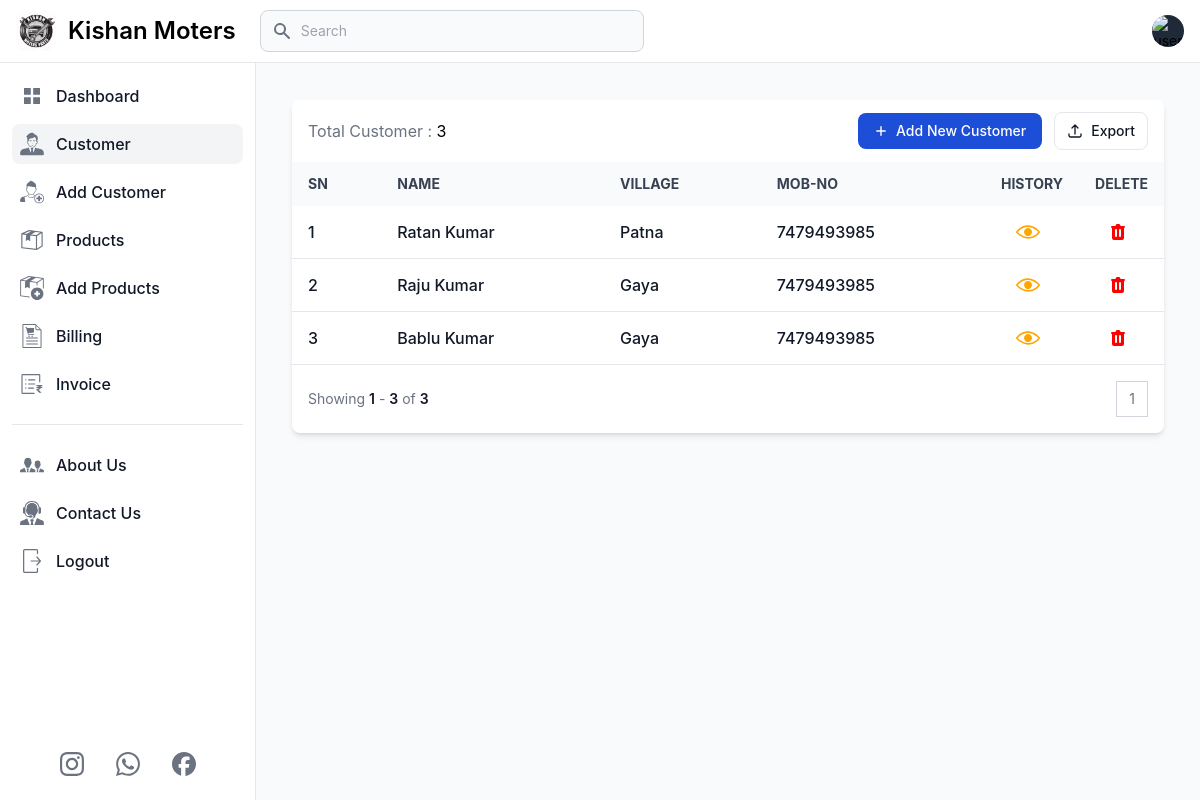
Page /customers (signed in) on the earlier database version.
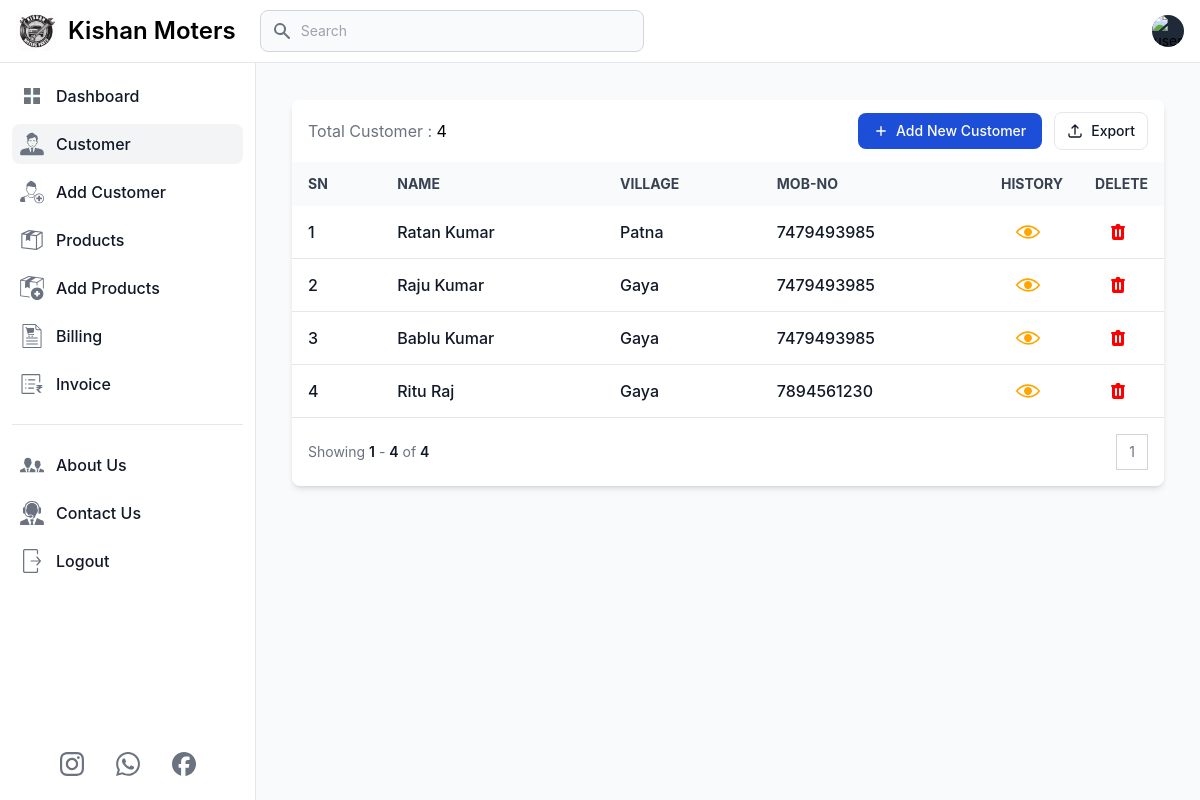
Same page on the later database version.
### app.py (models this page shows, shortened)
class Customer(db.Model):
    id = db.Column(db.Integer, primary_key=True)
    user_id = db.Column(db.Integer, db.ForeignKey('user.id'), nullable=False)
    customer_name = db.Column(db.String(100), nullable=False)
    customer_village = db.Column(db.String(100), nullable=False)
    customer_mob_no = db.Column(db.String(100), nullable=False)

### app.py (the view)
@app.route('/customers', methods=['GET', 'POST'])
def customers():
    if 'email' in session:
        user = User.query.filter_by(email=session['email']).first()
        page = request.args.get('page', 1, type=int)
        customers = Customer.query.filter(Customer.user_id == user.id).paginate(page=page, per_page=10)
        total_customer = Customer.query.filter(Customer.user_id == user.id).count()
        for customer in customers:
            billings = Billing.query.filter_by(customer_id=customer.id).all()
        return render_template('customer.html', title='Customer', current_page='customer', user=user, customers=customers, total_customer=total_customer, min=min, enumerate=enumerate, billings=billings)
    else:
        flash('You need to login first.', 'error')
        return redirect('/login')

### templates/customer.html (shortened to what the changed rows need)
{% extends 'layout.html' %}
{% block content %}
<main class="p-4 md:ml-64 h-auto pt-20">
    <div class="m-2 md:m-5 max-w-screen-2xl">
        <div class="relative overflow-hidden bg-white shadow-md dark:bg-gray-800 rounded-lg">
            <div
                class="flex flex-col px-4 py-3 space-y-3 lg:flex-row lg:items-center lg:justify-between lg:space-y-0 lg:space-x-4">
                <div class="flex items-center flex-1 space-x-4">
                    <h5>
                        <span class="text-gray-500">Total Customer : </span>
                        <span class="dark:text-white">{{total_customer}}</span>
                    </h5>
                </div>
            </div>
            <div class="overflow-x-auto">
                <table class="w-full text-sm text-left text-gray-500 dark:text-gray-400">
                    <thead
                        class="text-xs md:text-sm text-gray-700 uppercase bg-gray-50 dark:bg-gray-700 dark:text-gray-400">
                        <tr>
                            <th scope="col" class="px-4 py-3 whitespace-nowrap">SN</th>
                            <th scope="col" class="px-4 py-3 whitespace-nowrap">Name</th>
                            <th scope="col" class="px-4 py-3 whitespace-nowrap">Village</th>
                            <th scope="col" class="px-4 py-3 whitespace-nowrap">Mob-No</th>
                            <th scope="col" class="px-4 py-3 whitespace-nowrap">History</th>
                            <th scope="col" class="px-4 py-3 whitespace-nowrap">Delete</th>
                        </tr>
                    </thead>
                    <tbody>
                        {% if customers.items %}
                            {% for index, customer in enumerate(customers.items, start=(customers.page - 1) * customers.per_page + 1) %}
                            <tr class="border-b text-base dark:border-gray-600 hover:bg-gray-100 dark:hover:bg-gray-700">
                                <td class="px-4 py-2 font-medium text-gray-900 whitespace-nowrap dark:text-white">
                                    <div class="flex items-center">
                                        {{ index}}
                                    </div>
                                </td>
                                <th scope="row"
                                    class="px-4 py-2 font-medium text-gray-900 whitespace-nowrap dark:text-white">
                                    <div class="flex items-center">
                                        {{customer.customer_name}}
                                    </div>
                                </th>
                                <td class="px-4 py-2 font-medium text-gray-900 whitespace-nowrap dark:text-white">
                                    <div class="flex items-center">
                                        {{customer.customer_village}}
                                    </div>
                                </td>
                                <td class="px-4 py-2 font-medium text-gray-900 whitespace-nowrap dark:text-white">
                                    <div class="flex items-center">
                                        {{customer.customer_mob_no}}
                                    </div>
                                </td>
                                <td class="px-4 w-3 py-2 font-medium text-gray-900 whitespace-nowrap dark:text-white">
                                    <div class="flex items-center justify-center mr-2 p-2 hover:bg-slate-800 hover:rounded-md">
                                        <a href="{{ url_for('customer_detail', id=customer.id)}}">
                                            <button class="flex justify-center items-center">
                                            </button>
                                        </a>
                                    </div>
                                </td>
                                <td class="px-4 w-3 py-2 font-medium text-gray-900 whitespace-nowrap dark:text-white">
                                    <div class="flex items-center justify-center mr-2 p-2 hover:bg-slate-800 hover:rounded-md">
                                        <button class="flex justify-center items-center" id="deleteButton-{{ customer.id }}" data-modal-target="deleteModal-{{ customer.id }}"
                                            data-modal-toggle="deleteModal-{{ customer.id}}">
                                        </button>
                                    </div>
                                </td>
                            </tr>
                            {% endfor %}
                        {% else %}
                            <tr>
                                <td colspan="7" class="text-center p-5">No Customer Found.</td>
                            </tr>
                        {% endif %}
                    </tbody>
                </table>
            </div>
            <nav class="flex flex-col items-start justify-between p-4 space-y-3 md:flex-row md:items-center md:space-y-0"
                aria-label="Table navigation">
                <span class="text-sm font-normal text-gray-500 dark:text-gray-400">
                    Showing
                    <span class="font-semibold text-gray-900 dark:text-white">{{ customers.page * customers.per_page - customers.per_page + 1 }}</span>
                    -
                    <span class="font-semibold text-gray-900 dark:text-white">{{ min(customers.page * customers.per_page, total_customer) }}</span>
                    of
                    <span class="font-semibold text-gray-900 dark:text-white">{{ total_customer }}</span>
                </span>
                <ul class="inline-flex items-stretch -space-x-px">
                    {% for num in customers.iter_pages(left_edge=1, right_edge=1, left_current=2, right_current=2) %}
                        {% if num %}
                            <li>
                                <a href="#"
                                    class="flex items-center justify-center px-3 py-2 text-sm leading-tight text-gray-500 bg-white border border-gray-300 hover:bg-gray-100 hover:text-gray-700 dark:bg-gray-800 dark:border-gray-700 dark:text-gray-400 dark:hover:bg-gray-700 dark:hover:text-white">{{ num }}</a>
                            </li>
                        {% else %}
                            <li>
                                <a href="#"
                                    class="flex items-center justify-center px-3 py-2 text-sm leading-tight text-gray-500 bg-white border border-gray-300 hover:bg-gray-100 hover:text-gray-700 dark:bg-gray-800 dark:border-gray-700 dark:text-gray-400 dark:hover:bg-gray-700 dark:hover:text-white">...</a>
                            </li>
                        {% endif %}
                    {% endfor %}
                </ul>
            </nav>
        </div>
    </div>
</main>
{% endblock %}

Differences in the rows shown:
added Customer: index "4", customer_name "Ritu Raj", customer_village "Gaya", customer_mob_no "7894561230"
Other differences:
{{ total_customer }}: "3" → "4"
{{ min(customers.page * customers.per_page, total_customer) }}: "3" → "4"
